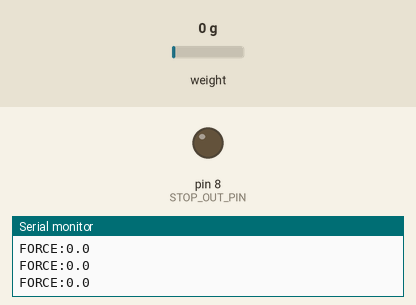
A sketch run on a simulated Arduino Mega 2560, built with avr-gcc and run on an emulated ATmega2560. Shown: output pins drawn as LEDs (lit = HIGH), the last lines printed to the serial monitor. Dashed ring = blinking. Inputs (shaded band) come from the test bench; at power-on: weight on the scale 0 g.

Above: at 2.2 s.
2.3 s: weight on the scale set to 35 g
5.0 s: weight on the scale set to 43 g
At 5.97 s:
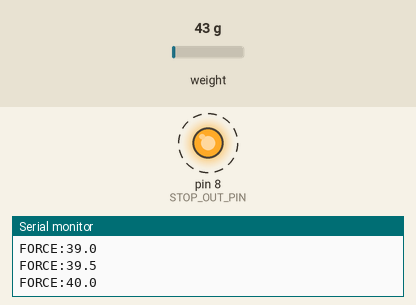
Timing chart, 0 to 14.0 s (numbered marks = the images above; inputs shaded):
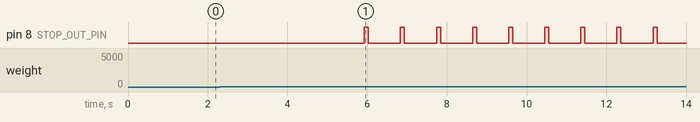

The sketch:

loadcell_control.ino
```cpp
#include <HX711.h>

// ==========================
// Pin configuration
// ==========================
const int LOADCELL_DOUT_PIN = 3;
const int LOADCELL_SCK_PIN  = 2;
const int STOP_OUT_PIN      = 8;

// ==========================
// HX711
// ==========================
HX711 scale;
float calibration_factor = -25.19f;  // keep your validated value

// ==========================
// Filtering / reporting
// ==========================
const uint8_t NUM_READINGS = 16;
float ringBuf[NUM_READINGS];
uint8_t ringIdx = 0;
float ringSum = 0.0f;

unsigned long lastReportMs = 0;
const unsigned long REPORT_INTERVAL_MS = 20; // ~50 Hz report to Python

// ==========================
// Stop trigger behavior
// ==========================
const float PROBE_CONTACT_THRESHOLD = 40.0f;

// pulse shaping / lockout
enum StopState : uint8_t { SS_IDLE, SS_PULSE_HIGH, SS_LOCKOUT };
StopState stopState = SS_IDLE;

unsigned long stateMs = 0;
const unsigned long STOP_HIGH_MS = 80;      // hold HIGH long enough for Mega sampling
const unsigned long LOCKOUT_MS   = 700;     // short lockout to avoid chatter retriggers
const float RELEASE_HYST_FACTOR  = 0.55f;   // allow fast recovery if force drops

float smoothLoad(float x) {
  ringSum -= ringBuf[ringIdx];
  ringBuf[ringIdx] = x;
  ringSum += ringBuf[ringIdx];
  ringIdx = (ringIdx + 1) % NUM_READINGS;
  return ringSum / NUM_READINGS;
}

void setup() {
  Serial.begin(115200);

  pinMode(STOP_OUT_PIN, OUTPUT);
  digitalWrite(STOP_OUT_PIN, LOW);

  scale.begin(LOADCELL_DOUT_PIN, LOADCELL_SCK_PIN);
  scale.set_scale(calibration_factor);
  scale.tare();

  for (uint8_t i = 0; i < NUM_READINGS; i++) ringBuf[i] = 0.0f;

  Serial.println("FORCE_UNO_READY");
}

void loop() {
  // Non-blocking read path
  if (scale.is_ready()) {
    float raw = scale.get_units(1);     // single conversion fetch
    float filtered = smoothLoad(raw);

    // stop-line state machine
    switch (stopState) {
      case SS_IDLE:
        if (filtered >= PROBE_CONTACT_THRESHOLD) {
          digitalWrite(STOP_OUT_PIN, HIGH);
          stopState = SS_PULSE_HIGH;
          stateMs = millis();
        }
        break;

      case SS_PULSE_HIGH:
        if (millis() - stateMs >= STOP_HIGH_MS) {
          digitalWrite(STOP_OUT_PIN, LOW);
          stopState = SS_LOCKOUT;
          stateMs = millis();
        }
        break;

      case SS_LOCKOUT:
        // recover by timeout OR by significant unload
        if ((millis() - stateMs >= LOCKOUT_MS) ||
            (filtered < (PROBE_CONTACT_THRESHOLD * RELEASE_HYST_FACTOR))) {
          stopState = SS_IDLE;
        }
        break;
    }

    // periodic force telemetry
    if (millis() - lastReportMs >= REPORT_INTERVAL_MS) {
      lastReportMs = millis();
      Serial.print("FORCE:");
      Serial.println(filtered, 1);
    }
  }
}
```

Measured:
- the behaviour switches between 39 and 40 g on weight on the scale (found by bisection; images 0 and 1)
- after the input at 5.0 s, pin 8 (STOP_OUT_PIN): alternates HIGH for 0.10 s and LOW for 0.80 s, starting after 0.93 s
